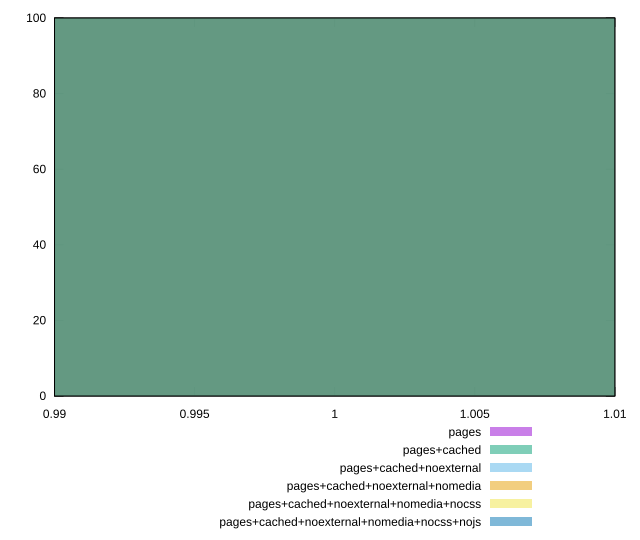

Reproduce this figure in gnuplot.
reset

$pages <<EOF
1 100
EOF

$pagesCached <<EOF
1 100
EOF

$pagesCachedNoexternal <<EOF
1 100
EOF

$pagesCachedNoexternalNomedia <<EOF
1 100
EOF

$pagesCachedNoexternalNomediaNocss <<EOF
1 100
EOF

$pagesCachedNoexternalNomediaNocssNojs <<EOF
1 100
EOF

set key outside below
set boxwidth 0.1
set xrange [0.99:1.01]
set yrange [0:100]
set trange [0:100]
set style fill transparent solid 0.5 noborder
set terminal svg size 640, 540 enhanced background rgb 'white'
set output "reprap/efficient-animated-content/comparison/histogram/all_score.svg"

plot $pages title "pages" with boxes, \
     $pagesCached title "pages+cached" with boxes, \
     $pagesCachedNoexternal title "pages+cached+noexternal" with boxes, \
     $pagesCachedNoexternalNomedia title "pages+cached+noexternal+nomedia" with boxes, \
     $pagesCachedNoexternalNomediaNocss title "pages+cached+noexternal+nomedia+nocss" with boxes, \
     $pagesCachedNoexternalNomediaNocssNojs title "pages+cached+noexternal+nomedia+nocss+nojs" with boxes

reset
